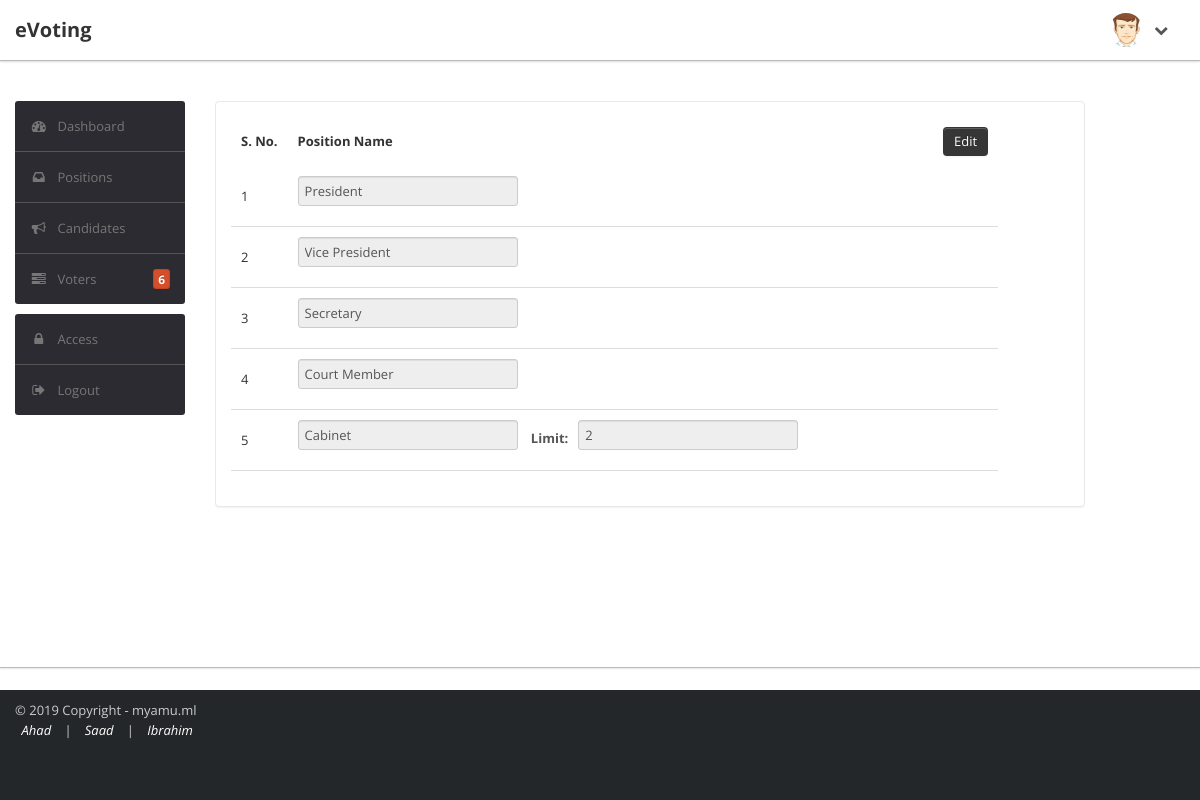
/edmin/position.php (signed in), run on the app's committed database.
### tables this page shows
CREATE TABLE `tb_positions` (
  `positions_id` int(5) NOT NULL,
  `positions_name` varchar(45) NOT NULL,
  `positions_limit` varchar(20) NOT NULL
);

### edmin/position.php (the view, shortened to what this page needs)
<?php
include('../include/db.php');
$r_ma = mysqli_fetch_array(mysqli_query($con, "SELECT positions_limit FROM tb_positions where positions_name = 'Cabinet'"));
$limit = $r_ma['positions_limit'];
?>
<!DOCTYPE html>
<html lang="en" style="overflow:auto;">
<head>
    <?php include('head.php');  ?>
</head>
<body>
    <?php include("navbar.php"); ?>
<main>
    <div class="wrapper">
        <div class="container">
            <div class="row">
                <div class="span9">
                    <div class="content">
                        <div class="module">
                            <div class="module-body">
                              <div id="show_def">
                                <table>
                                    <tr>
                                      <th>S. No.</th>
                                      <th>Position Name</th>
                                      <th><button class="btn btn-inverse" id="edit" onclick="editDiv()" style="float: right;">Edit</button></th>
                                    </tr>
<?php
            $q = mysqli_query($con, "SELECT * FROM tb_positions ORDER BY positions_id ASC");
            $count = 0;
            while($r = mysqli_fetch_array($q)){
            $count++;
            $pos_name = $r['positions_name'];
            echo'
                                    <tr>
                                      <td>'.$count.'</td>
                                      <td>
                                      <input type="text" value="'.$pos_name.'" readonly>
                                      &ensp;
                ';
            if($pos_name == 'Cabinet'){
            echo'           <b>Limit:&ensp;</b> <input type="text" value="'.$limit.'" readonly>  ';
                }
?>
                                      </td>
                                      <td style="width: 170px">
                                      </td>
                                    </tr>
<?php
            }
?>
                                  </table><br>
                              </div>
                            </div>
                        </div>
                    </div>
                </div>
            </div>
        </div>
    </div>
</main>
</body>
</html>

### edmin/css/theme.css (style rules this page uses)
*, *::before, *::after { margin: 0; padding: 0; }
html { box-sizing: border-box; }
body { font-size: 13px; font-family: 'Open Sans', Arial, sans-serif; background: #fff; color: ; display: flex; min-height: 100vh; flex-direction: column; }
main { flex: 1 0 auto; }
strong, b { color: #555 }
.wrapper { min-height: 65.8vh; border-bottom: 1px solid #bbb; -webkit-box-shadow: 0 1px 2px rgba(0,0,0,0.1); -moz-box-shadow: 0 1px 2px rgba(0,0,0,0.1); box-shadow: 0 1px 2px rgba(0,0,0,0.1); padding: 40px 0; }
.footer { height: 40px; color: #ccc; padding: 10px 0 60px; background-color: #242729; }
.name { color: #fff; }
select, textarea, input[type="text"], input[type="password"], input[type="datetime"], input[type="datetime-local"], input[type="date"], input[type="month"], input[type="time"], input[type="week"], input[type="number"], input[type="email"], input[type="url"], input[type="search"], input[type="tel"], input[type="color"], .uneditable-input, label, input, button, select, textarea { -webkit-border-radius: 3px; -moz-border-radius: 3px; border-radius: 3px; font-size: 13px; font-family: 'Open Sans', Tahoma, Arial, sans-serif }
.module { background: #fff; -webkit-border-radius: 3px; -moz-border-radius: 3px; border-radius: 3px; border: 1px solid #ccc; border-bottom-color: #bbb; -webkit-box-shadow: 0 0 1px rgba(0,0,0,0.2); -moz-box-shadow: 0 0 1px rgba(0,0,0,0.2); box-shadow: 0 0 1px rgba(0,0,0,0.2); margin-bottom: 30px }
.btn, .btn-box { -webkit-border-radius: 3px; -moz-border-radius: 3px; border-radius: 3px }
.btn { font-size: 13px; font-weight: 600 }
.btn { display: inline-block; margin-bottom: 0; font-weight: 400; text-align: center; vertical-align: middle; cursor: pointer; background-image: none; border: 1px solid transparent; white-space: nowrap; padding: 4px 10px; font-size: 13px; line-height: 1.42857; border-radius: 4px; -webkit-user-select: none; -moz-user-select: none; -ms-user-select: none; user-select: none }
.module { box-shadow: 0 0 3px rgba(0,0,0,.1); border-color: #e9e9e9; margin-bottom: 20px; background-color: #fff; border-radius: 4px; -webkit-box-shadow: 0 1px 1px rgba(0,0,0,.05); box-shadow: 0 1px 1px rgba(0,0,0,.05); }
.module-body { padding: 15px }

### edmin/position.php (style rules this page uses)
th { padding: 10px; text-align: left; }
td { padding: 10px; text-align: left; border-bottom: 1px solid #ddd; }

### data on the page
tb_positions: positions_name "President"
tb_positions: positions_name "Vice President"
tb_positions: positions_name "Secretary"
tb_positions: positions_name "Court Member"
tb_positions: positions_name "Cabinet", positions_limit "2"

### other printed values
$c "6"
